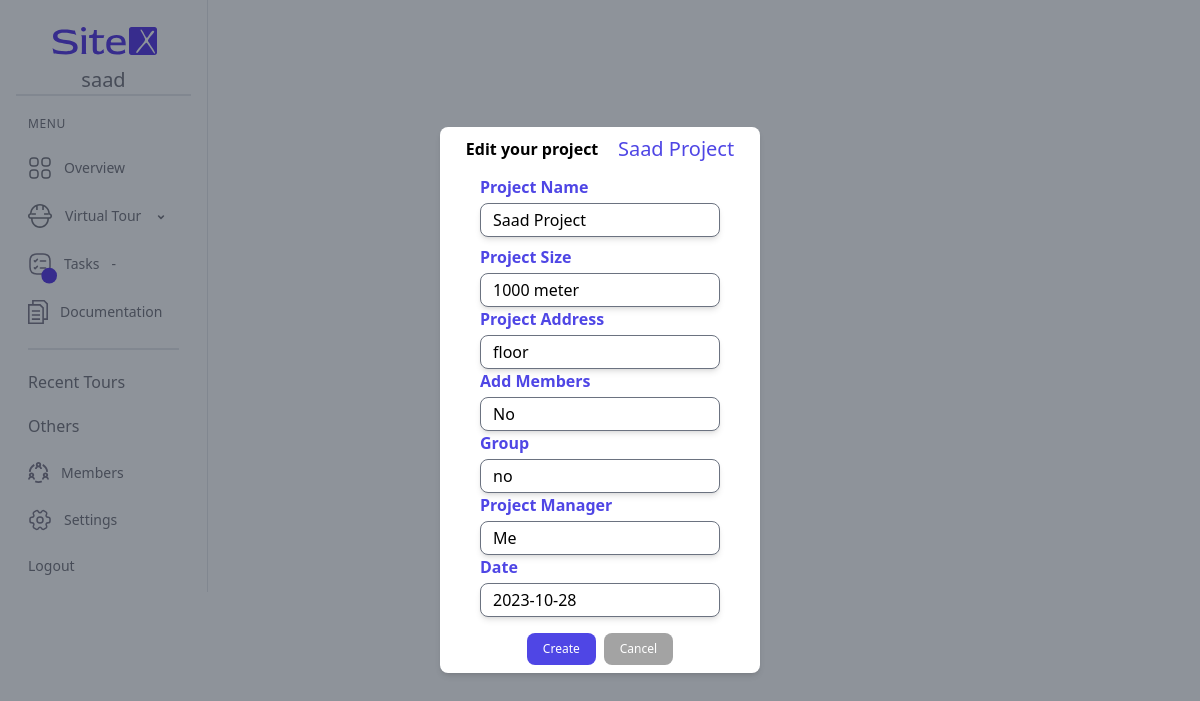
The app's page /projects/saad-project-saad/edit/ (signed in), older data.
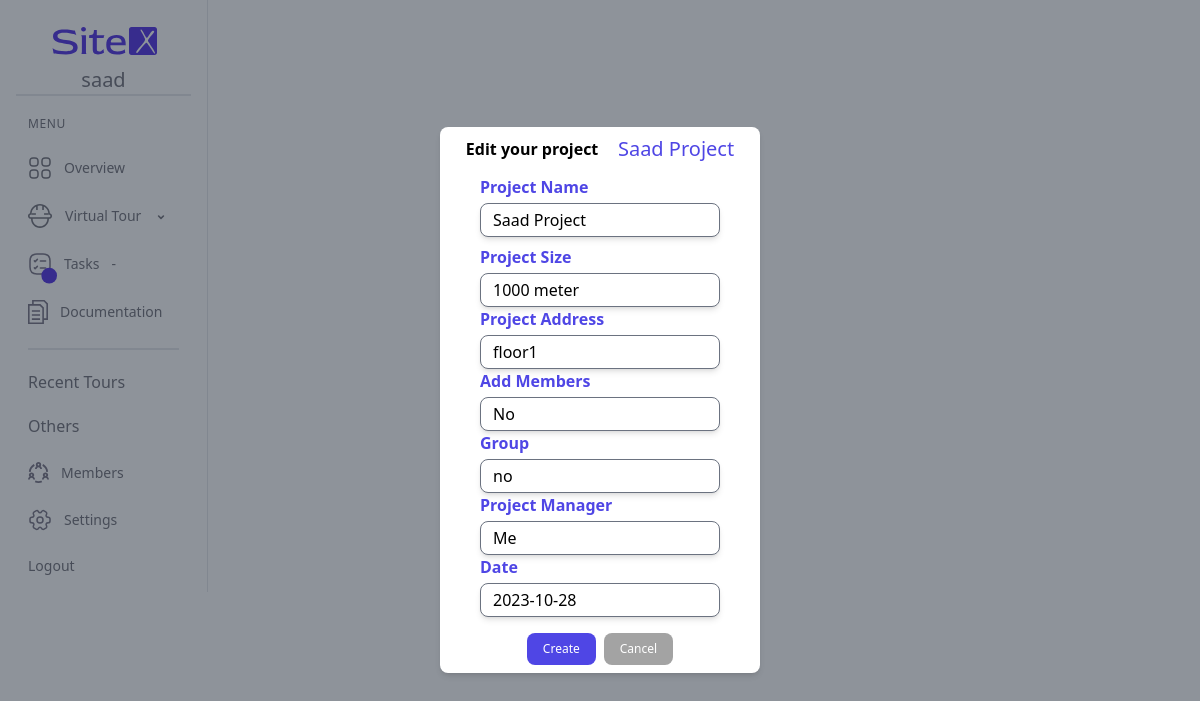
The same page, newer data.
### myapp/models.py (models this page shows, shortened)
class Project(models.Model):
    user = models.ForeignKey(User, on_delete=models.CASCADE)
    project_name = models.CharField(max_length=30)
    slug = models.SlugField(unique=True, max_length=100, blank=True, null=True)
    project_size = models.CharField(max_length=30)
    project_address= models.CharField(max_length=30)
    add_members = models.CharField(max_length=30)
    group = models.CharField(max_length=30)
    project_manager = models.CharField(max_length=30)
    date = models.DateField()
    created_at = models.DateTimeField(auto_now_add=True)

### myapp/views.py (the view)
# urls.py: path('projects/<slug:project_slug>/edit/', views.edit_project, name='edit_project'),
def edit_project(request, project_slug):
    project = get_object_or_404(Project, slug=project_slug, user=request.user)
    if request.method == 'POST':
        form = ProjectForm(request.POST, instance=project)
        if form.is_valid():
            form.save()
            return redirect('virtual')
    else:
        form = ProjectForm(instance=project)
    return render(request, 'edit_project.html', {'form': form, 'project': project})

### myapp/forms.py
class ProjectForm(forms.ModelForm):
    class Meta:
        model = Project
        fields = ['project_name','project_size', 'project_address', 'add_members', 'group', 'project_manager', 'date']
    date = forms.DateField(
        )

### templates/edit_project.html (shortened to what this page needs)
{% extends "base.html" %}
{% load static %}
{% block content %}
  <div class="fixed top-0 left-0 w-screen h-screen flex items-center justify-center z-50 bg-gray-800 bg-opacity-50">
    <div class="bg-white h-fit space-y-3 shadow-md w-80 px-4 py-2 rounded-lg ">
        <h3 class="text-base font-semibold flex justify-around  items-center">Edit your project <p class="text-xl text-indigo-600 font-normal">{{ project.project_name }}</p></h3>
        <form method="post" class="flex items-center flex-col">
            <div class="mb-2">
              <label for="project_name" class="text-indigo-600 font-semibold block mb-1">Project Name</label>
              <input type="text" id="project_name" name="project_name" class="w-60 shadow-md px-3 py-1 border rounded-lg" placeholder="Project Name" value="{{ project.project_name }}">
          </div>
            <div class="flex flex-col">
              <label for="project_size" class="text-indigo-600 font-semibold mb-1">Project Size</label>
              <input type="text" id="project_size" name="project_size" class="w-60 shadow-md px-3 py-1 border rounded-lg" placeholder="Project Size" value="{{ project.project_size }}">
          </div>
          <div class="flex flex-col">
              <label for="project_address" class="text-indigo-600 font-semibold mb-1">Project Address</label>
              <input type="text" id="project_address" name="project_address" class="w-60 shadow-md px-3 py-1 border rounded-lg" placeholder="Project Address" value="{{ project.project_address }}">
          </div>
          <div class="flex flex-col">
              <label for="add_members" class="text-indigo-600 font-semibold mb-1">Add Members</label>
              <input type="text" id="add_members" name="add_members" class="w-60 shadow-md px-3 py-1 border rounded-lg" placeholder="Add Members" value="{{ project.add_members }}">
          </div>
          <div class="flex flex-col">
              <label for="group" class="text-indigo-600 font-semibold mb-1">Group</label>
              <input type="text" id="group" name="group" class="w-60 shadow-md px-3 py-1 border rounded-lg" placeholder="Group" value="{{ project.group }}">
          </div>
          <div class="flex flex-col">
              <label for="project_manager" class="text-indigo-600 font-semibold mb-1">Project Manager</label>
              <input type="text" id="project_manager" name="project_manager" class="w-60 shadow-md px-3 py-1 border rounded-lg" placeholder="Project Manager" value="{{ project.project_manager }}">
          </div>
          <div class="flex flex-col">
              <label for="date" class="text-indigo-600 font-semibold mb-1">Date</label>
              <input type="text" id="date" name="date" class="w-60 shadow-md px-3 py-1 border rounded-lg" placeholder="yyyy-mm-dd" value="{{ project.created_at|date:'Y-m-d' }}">
            </div>
            <div class="flex justify-between text-xs mt-4">
                <button type="submit" class="bg-indigo-600 text-white py-2 px-4 rounded-lg hover:bg-indigo-700">Create</button>
                <a href="{% url 'virtual' %}"><button type="button" class="bg-neutral-400 text-white py-2 px-4 rounded-lg ml-2 hover:bg-indigo-700" onclick="closeModal()">Cancel</button></a>
            </div>
        </form>
    </div>
</div>
{% endblock %}

Row changes from the older to the newer data that the page shows:
changed Project "Saad Project": project_address "floor" → "floor1"
